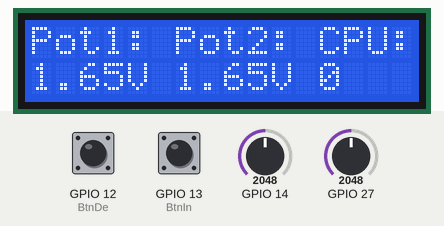
Simulated run of this program. Board: ESP32. Parts: 16×2 character LCD. The inputs (shaded band) are chosen by the test bench; at power-on: GPIO 14 = 2048, GPIO 27 = 2048, GPIO 12 (BtnDe) LOW, GPIO 13 (BtnIn) LOW.

Above: at 1.2 s.
1.3 s: GPIO 14 set to 2866
At 1.69 s:
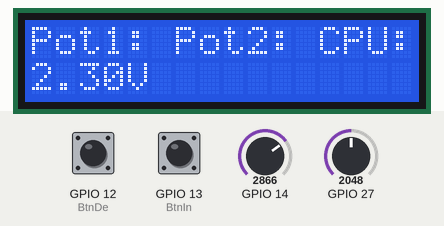
3.0 s: GPIO 27 set to 2866
At 3.9 s:
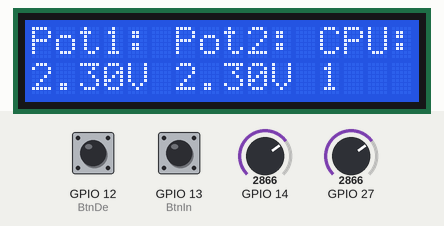
4.8 s: GPIO 12 (BtnDe) pulled HIGH for 1 s
At 6.4 s:
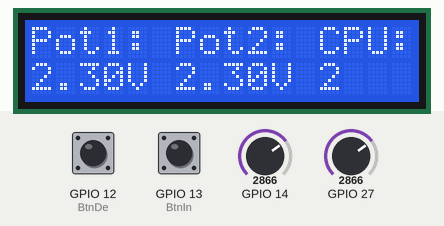
7.5 s: GPIO 14 set to 3603
At 9.5 s:
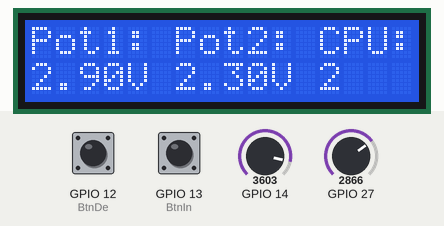
10.1 s: GPIO 13 (BtnIn) pulled HIGH for 1 s
At 11.0 s:
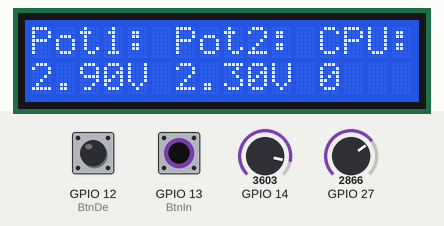
12.6 s: GPIO 27 set to 3603
At 13.4 s:
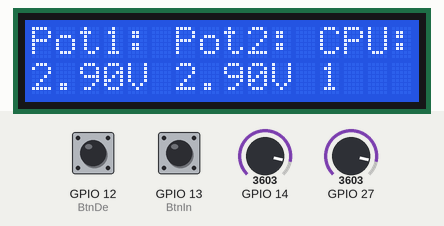
Timing chart, 0 to 15.3 s (numbered marks = the images above; inputs shaded):
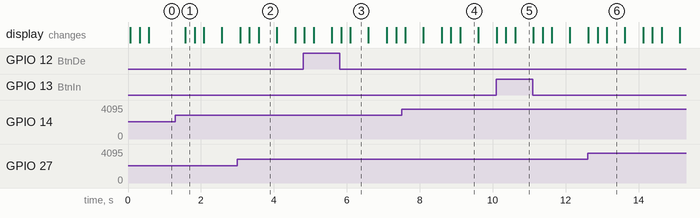

The program:

main.cpp
```cpp
//***************************************************************************************************************
// Universidad del Valle de Guatemala
// BE3015 - Electrónica Digital 2
// Jeremy Mejía
// Laboratorio #4
// Arduino
// Carné: 19846
//***************************************************************************************************************

//***************************************************************************************************************
// Librerías
//***************************************************************************************************************

#include <Arduino.h>
#include <LiquidCrystal.h>

//***************************************************************************************************************
// Definición de Pines
//***************************************************************************************************************

//Definición de entradas
#define BtnIn 13 //Botón Incrementar
#define BtnDe 12 //Botón Decrementar
#define Pot1 14 //Potenciómetro 1
#define Pot2 27 //Potenciómetro 2

//Definición de pines de salidas LCD
#define RS 2
#define E 16
#define D4 21
#define D5 3
#define D6 1
#define D7 22


//***************************************************************************************************************
// Prototipo de Funciones
//***************************************************************************************************************
void Incremento (void);
void Decremento (void);
void Antirrebote(void);

//***************************************************************************************************************
// Variabeles globales
//***************************************************************************************************************
int contador = 0;
LiquidCrystal LCD(RS, E, D4, D5, D6, D7);
uint8_t decenas, unidades, decimal;
uint8_t decenas1, unidades1, decimal1;
int adcRaw;
float voltaje;
float voltaje1;
int num;
//***************************************************************************************************************
// ISR (Interrupciones)
//***************************************************************************************************************
void IRAM_ATTR ContadoR(){
  contador = 1;
}

void IRAM_ATTR ContadoR2(){
  contador = 1;
}
//***************************************************************************************************************
// Configuración
//***************************************************************************************************************


void setup() {
  //Serial.begin(115200);
  LCD.begin(16, 2);
  void Antirrebote();
  void Incremento();
  void Decremento ();

  pinMode(BtnIn, PULLUP);
  pinMode(BtnDe, PULLUP);

  //attachInterrupt(BtnIn, ContadoR, RISING);
  //attachInterrupt(BtnDe, ContadoR2, RISING);

}

//***************************************************************************************************************
// Loop Principal
//***************************************************************************************************************

void loop() {

  voltaje = analogReadMilliVolts(Pot1) / 10.0;
  int temp = voltaje;
  decenas = temp / 100.0;
  temp = temp - decenas *100.0;
  unidades = temp / 10.0;
  temp = temp - unidades *10.0;
  decimal = temp;

  LCD.clear();
  LCD.print("Pot1: ");
  LCD.print("Pot2: ");
  LCD.print("CPU:");
  LCD.setCursor(0, 1);
  LCD.print(decenas);
  LCD.print(".");
  LCD.print(unidades);
  LCD.print(decimal);
  LCD.print("V");
  delay(250);

  voltaje1 = analogReadMilliVolts(Pot2) / 10.0;
  int temp1 = voltaje1;
  decenas1 = temp1 / 100.0;
  temp1 = temp1- decenas1 *100.0;
  unidades1 = temp1 / 10.0;
  temp1 = temp1 - unidades1 *10.0;
  decimal1 = temp1;

  LCD.setCursor(6, 1);
  LCD.print(decenas1);
  LCD.print(".");
  LCD.print(unidades1);
  LCD.print(decimal1);
  LCD.print("V");
  delay(250);

  if (digitalRead(BtnIn) == 0){ //BtbIn está presionado
    Incremento();
  }

  if (digitalRead(BtnDe) == 0){
    Decremento();
  }


}
//***************************************************************************************************************
// Función Antirrebote
//***************************************************************************************************************

void Antirrebote(){
  if (contador == 1 && BtnIn == 0){
    delay(150);
    contador = 0;
  }

  if (contador == 1 && BtnDe == 0){
    delay(150);
    contador = 0;
  }

}

//***************************************************************************************************************
// Función Contador Incremento
//***************************************************************************************************************

void Incremento (void){

  if (digitalRead(BtnIn) == 0 && contador == 0){ //BtbIn está presionado
    LCD.setCursor(12, 1);
    LCD.print(contador);
    contador = contador + 1;
    delay(500);
  }
  else if (digitalRead(BtnIn) == 0 && contador == 1){ //BtbIn está presionado
    LCD.setCursor(12, 1);
    LCD.print(contador);
    contador = contador + 1;
    delay(500);
  }
  else if (digitalRead(BtnIn) == 0 && contador == 255){ //BtbIn está presionado
    LCD.setCursor(12, 1);
    LCD.print(contador);
    contador  = contador;
    delay(500);
  }
  else if (digitalRead(BtnIn) == 0 && contador++){ //BtbIn está presionado
    LCD.setCursor(12, 1);
    LCD.print(contador - 1);
    delay(500);
  }

}
//***************************************************************************************************************
// Función Contador Decremento
//***************************************************************************************************************

void Decremento (void){

  if (digitalRead(BtnDe) == 0 && contador == 0){ //BtbIn está presionado
    LCD.setCursor(12, 1);
    LCD.print(contador);
    delay(500);
  }
  else if (digitalRead(BtnDe) == 0 && contador == 1){ //BtbIn está presionado
    LCD.setCursor(12, 1);
    LCD.print(contador - 1);
    delay(500);
  }
  else if (digitalRead(BtnDe) == 0 && contador--){ //BtbIn está presionado
    LCD.setCursor(12, 1);
    LCD.print(contador - 1);
    delay(500);
  }
}
```

Measured:
- what the display in image 2 shows lasts 0.5 s, from 3.6 s to 4.1 s
